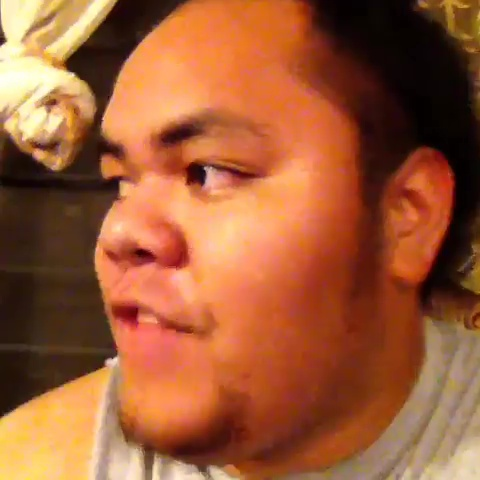
#> input picture Ass2/deeplearning/data/frame/1-frame0.jpg, 480 x 480 px, given in place of 0.jpg, which was not available
$ python opencvSurf.py   (Python 2 division)
#> lines starting #> are read from the running program, lines starting #| are printed output that depends on the picture; pictures that were not available may be replaced by others from this repository, and a replacement may not be noted
import cv2
import numpy as np
import operator

FLANN_INDEX_KDTREE = 1  # bug: flann enums are missing

flann_params = dict(algorithm = FLANN_INDEX_KDTREE,
                    trees = 4)
def match_flann(desc1, desc2, r_threshold = 0.6):
    flann = cv2.flann_Index(desc2, flann_params)
    idx2, dist = flann.knnSearch(desc1, 2, params = {}) # bug: need to provide empty dict
    mask = dist[:,0] / dist[:,1] < r_threshold
    idx1 = np.arange(len(desc1))
    pairs = np.int32( zip(idx1, idx2[:,0]) )
    return pairs[mask]

'''
def draw_matches(img1, kp1, img2, kp2, matches, color=None):
    """Draws lines between matching keypoints of two images.
    Keypoints not in a matching pair are not drawn.
    Places the images side by side in a new image and draws circles
    around each keypoint, with line segments connecting matching pairs.
    You can tweak the r, thickness, and figsize values as needed.
    Args:
        img1: An openCV image ndarray in a grayscale or color format.
        kp1: A list of cv2.KeyPoint objects for img1.
        img2: An openCV image ndarray of the same format and with the same
        element type as img1.
        kp2: A list of cv2.KeyPoint objects for img2.
        matches: A list of DMatch objects whose trainIdx attribute refers to
        img1 keypoints and whose queryIdx attribute refers to img2 keypoints.
        color: The color of the circles and connecting lines drawn on the images.
        A 3-tuple for color images, a scalar for grayscale images.  If None, these
        values are randomly generated.
    """
    # We're drawing them side by side.  Get dimensions accordingly.
    # Handle both color and grayscale images.
    if len(img1.shape) == 3:
        new_shape = (max(img1.shape[0], img2.shape[0]), img1.shape[1] + img2.shape[1], img1.shape[2])
    elif len(img1.shape) == 2:
        new_shape = (max(img1.shape[0], img2.shape[0]), img1.shape[1] + img2.shape[1])
    new_img = np.zeros(new_shape, type(img1.flat[0]))
    # Place images onto the new image.
    new_img[0:img1.shape[0], 0:img1.shape[1]] = img1
    new_img[0:img2.shape[0], img1.shape[1]:img1.shape[1] + img2.shape[1]] = img2

    # Draw lines between matches.  Make sure to offset kp coords in second image appropriately.
    r = 15
    thickness = 2
    if color:
        c = color
    for m in matches:
        # Generate random color for RGB/BGR and grayscale images as needed.
        if not color:
            c = np.random.randint(0, 256, 3) if len(img1.shape) == 3 else np.random.randint(0, 256)
        # So the keypoint locs are stored as a tuple of floats.  cv2.line(), like most other things,
        # wants locs as a tuple of ints.
        end1 = tuple(np.round(kp1[m.trainIdx].pt).astype(int))
        end2 = tuple(np.round(kp2[m.queryIdx].pt).astype(int) + np.array([img1.shape[1], 0]))
        cv2.line(new_img, end1, end2, c, thickness)
        cv2.circle(new_img, end1, r, c, thickness)
        cv2.circle(new_img, end2, r, c, thickness)

    cv2.imwrite(new_img)
'''
'''
for i in range (200): #traverses through height of the image
    filename = str(i) + '.jpg'
    #print filename
    sample = cv2.imread(filename)
    # sampleGrey = cv2.cvtColor(sample, cv2.COLOR_BGR2GRAY)
    # Create SURF object. You can specify params here or later.
    # Here I set Hessian Threshold to 400
    detector = cv2.SURF(8000)
    # Find keypoints and descriptors directly
    kp, des = detector.detectAndCompute(sample,None)
    #print len(kp)
    detector.setHessianThreshold(50000)
    img2 = cv2.drawKeypoints(sample,kp,None,(255,0,0),4)

    #print img2
    filenameScan = 'scan' + str(i) + '.jpg'
    #cv2.imshow('sample', img2)
    #cv2.waitKey(0)
    #cv2.destroyAllWindows()
    cv2.imwrite(filenameScan, img2)
'''
img1 = cv2.imread('0.jpg',0)          # queryImage
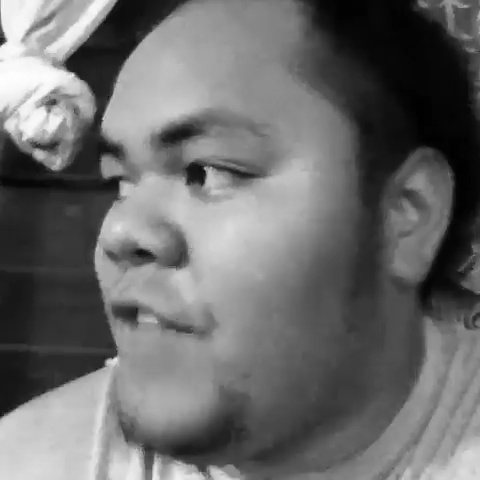
#> img1: shape (480, 480); min 0, max 254, mean 107.2
img2 = cv2.imread('scene.jpg',0) # trainImage
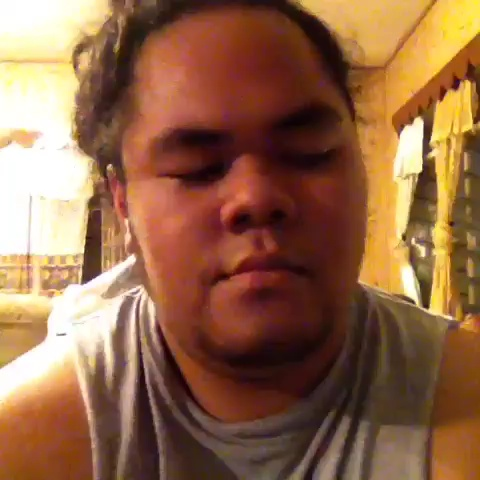
#> input picture Ass2/deeplearning/data/frame/1-frame1.jpg, 480 x 480 px, given in place of scene.jpg, which was not available
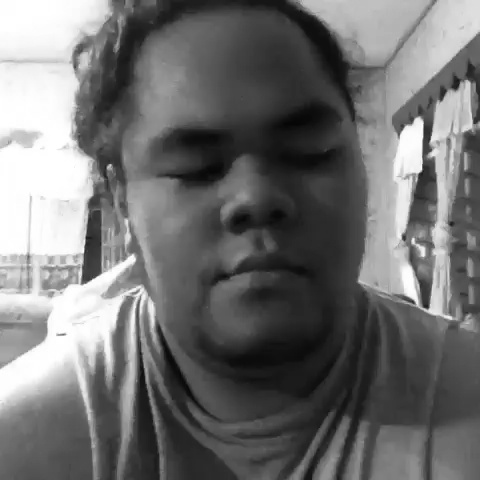
#> img2: shape (480, 480); min 5, max 255, mean 112.3
sample = img1
# sampleGrey = cv2.cvtColor(sample, cv2.COLOR_BGR2GRAY)
# Create SURF object. You can specify params here or later.
# Here I set Hessian Threshold to 400
#> (the run stopped early here; a loop or call above may not have finished)
